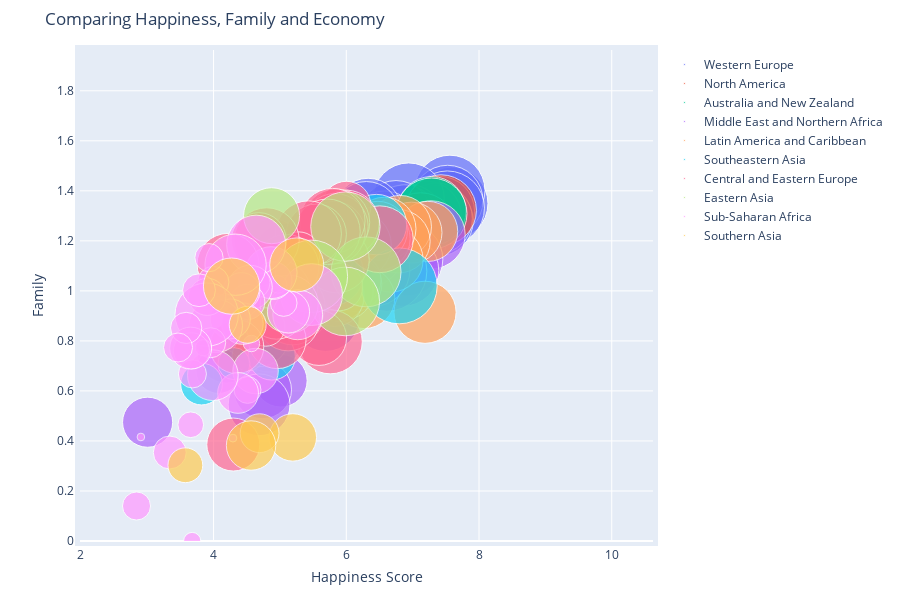

Notebook code cell kept with this figure:
### Markdown cell above
The bubble chart describes the relationships between happiness, health and economy (size of the bubble). Happiness, health and economy are directly proportional. The life expectancy increases when the economy has a higher score.

### Code cell
graph = bubbleplot(dataset = df_happiness_index, x_column = 'Happiness Score', y_column = 'Family', 
    bubble_column = 'Country', size_column = 'Economy (GDP per Capita)', color_column = 'Region', 
    x_title = "Happiness Score", y_title = "Family", title = 'Comparing Happiness, Family and Economy ',
    x_logscale = False, scale_bubble = 1, height = 600)

py.iplot(graph, config={'scrollzoom': True})

### Figure 1 — Plotly figure (JSON) as saved in the notebook; plotly's stock layout.template omitted (floating-point values rounded to 4 significant figures)
{"data": [{"marker": {"size": [1.397, 1.302, 1.325, 1.459, 1.29, 1.329, 1.332, 1.337, 1.564, 1.336, 1.308, 1.266, 1.328, 1.278, 1.23, 1.207, 1.251, 1.208, 1.208, 1.16, 1.154], "sizemode": "area", "sizeref": 0.0005283}, "mode": "markers", "name": "Western Europe", "text": ["Switzerland", "Iceland", "Denmark", "Norway", "Finland", "Netherlands", "Sweden", "Austria", "Luxembourg", "Ireland", "Belgium", "United Kingdom", "Germany", "France", "Spain", "Malta", "Italy", "North Cyprus", "Cyprus", "Portugal", "Greece"], "type": "scatter", "x": [7.587, 7.561, 7.527, 7.522, 7.406, 7.378, 7.364, 7.2, 6.946, 6.94, 6.937, 6.867, 6.75, 6.575, 6.329, 6.302, 5.948, 5.695, 5.689, 5.102, 4.857], "y": [1.35, 1.402, 1.361, 1.331, 1.318, 1.28, 1.289, 1.297, 1.22, 1.369, 1.286, 1.285, 1.299, 1.26, 1.314, 1.302, 1.198, 1.07, 0.8932, 1.139, 0.9293]}, {"marker": {"size": [1.326, 1.395], "sizemode": "area", "sizeref": 0.0005283}, "mode": "markers", "name": "North America", "text": ["Canada", "United States"], "type": "scatter", "x": [7.427, 7.119], "y": [1.323, 1.247]}, {"marker": {"size": [1.25, 1.334], "sizemode": "area", "sizeref": 0.0005283}, "mode": "markers", "name": "Australia and New Zealand", "text": ["New Zealand", "Australia"], "type": "scatter", "x": [7.286, 7.284], "y": [1.32, 1.309]}, {"marker": {"size": [1.229, 1.427, 1.36, 1.69, 1.395, 1.554, 1.324, 1.131, 0.9393, 1.061, 0.902, 0.7348, 1.026, 0.8811, 0.5987, 1.009, 0.9855, 0.8818, 0.5465, 0.6632], "sizemode": "area", "sizeref": 0.0005283}, "mode": "markers", "name": "Middle East and Northern Africa", "text": ["Israel", "United Arab Emirates", "Oman", "Qatar", "Saudi Arabia", "Kuwait", "Bahrain", "Libya", "Algeria", "Turkey", "Jordan", "Morocco", "Lebanon", "Tunisia", "Palestinian Territories", "Iran", "Iraq", "Egypt", "Yemen", "Syria"], "type": "scatter", "x": [7.278, 6.901, 6.853, 6.611, 6.411, 6.295, 5.96, 5.754, 5.605, 5.332, 5.192, 5.013, 4.839, 4.739, 4.715, 4.686, 4.677, 4.194, 4.077, 3.006], "y": [1.224, 1.126, 1.082, 1.079, 1.084, 1.166, 1.216, 1.119, 1.078, 0.9463, 1.054, 0.641, 0.8, 0.6043, 0.9256, 0.5445, 0.8189, 0.747, 0.6809, 0.4749]}, {"marker": {"size": [0.9558, 1.021, 0.9812, 1.044, 1.064, 1.107, 1.054, 1.062, 0.9186, 0.9953, 1.212, 0.7645, 0.7455, 0.864, 0.6813, 0.7599, 0.5933, 0.9002, 0.8104, 0.8954, 0.5953, 0.2667], "sizemode": "area", "sizeref": 0.0005283}, "mode": "markers", "name": "Latin America and Caribbean", "text": ["Costa Rica", "Mexico", "Brazil", "Venezuela", "Panama", "Chile", "Argentina", "Uruguay", "Colombia", "Suriname", "Trinidad and Tobago", "El Salvador", "Guatemala", "Ecuador", "Bolivia", "Paraguay", "Nicaragua", "Peru", "Jamaica", "Dominican Republic", "Honduras", "Haiti"], "type": "scatter", "x": [7.226, 7.187, 6.983, 6.81, 6.786, 6.67, 6.574, 6.485, 6.477, 6.269, 6.168, 6.13, 6.123, 5.975, 5.89, 5.878, 5.828, 5.824, 5.709, 4.885, 4.788, 4.518], "y": [1.238, 0.9145, 1.233, 1.256, 1.198, 1.124, 1.248, 1.209, 1.24, 0.972, 1.184, 1.025, 1.044, 0.999, 0.9784, 1.305, 1.142, 0.9746, 1.151, 1.172, 0.9535, 0.743]}, {"marker": {"size": [1.522, 0.9669, 1.125, 0.8283, 0.6322, 0.7053, 0.5907, 0.2711, 0.4604], "sizemode": "area", "sizeref": 0.0005283}, "mode": "markers", "name": "Southeastern Asia", "text": ["Singapore", "Thailand", "Malaysia", "Indonesia", "Vietnam", "Philippines", "Laos", "Myanmar", "Cambodia"], "type": "scatter", "x": [6.798, 6.455, 5.77, 5.399, 5.36, 5.073, 4.876, 4.307, 3.819], "y": [1.02, 1.265, 1.07, 1.087, 0.9123, 1.035, 0.738, 0.709, 0.6274]}, {"marker": {"size": [1.179, 0.6324, 1.169, 0.5945, 1.123, 1.185, 1.147, 1.032, 1.126, 1.083, 1.138, 0.8015, 0.9585, 1.152, 0.4743, 1.024, 0.9744, 1.043, 0.9205, 1.113, 0.9185, 0.8787, 0.8322, 1.121, 0.3905, 0.7991, 0.7682, 0.7419, 1.012], "sizemode": "area", "sizeref": 0.0005283}, "mode": "markers", "name": "Central and Eastern Europe", "text": ["Czech Republic", "Uzbekistan", "Slovakia", "Moldova", "Kazakhstan", "Slovenia", "Lithuania", "Belarus", "Poland", "Croatia", "Russia", "Kosovo", "Turkmenistan", "Estonia", "Kyrgyzstan", "Azerbaijan", "Montenegro", "Romania", "Serbia", "Latvia", "Macedonia", "Albania", "Bosnia and Herzegovina", "Hungary", "Tajikistan", "Ukraine", "Armenia", "Georgia", "Bulgaria"], "type": "scatter", "x": [6.505, 6.003, 5.995, 5.889, 5.855, 5.848, 5.833, 5.813, 5.791, 5.759, 5.716, 5.589, 5.548, 5.429, 5.286, 5.212, 5.192, 5.124, 5.123, 5.098, 5.007, 4.959, 4.949, 4.8, 4.786, 4.681, 4.35, 4.297, 4.218], "y": [1.206, 1.34, 1.27, 1.015, 1.122, 1.274, 1.257, 1.233, 1.279, 0.7962, 1.236, 0.812, 1.227, 1.228, 1.151, 0.9379, 0.9056, 0.8859, 1.01, 1.096, 1.002, 0.8043, 0.9192, 1.202, 0.8556, 1.203, 0.7771, 0.3856, 1.106]}, {"marker": {"size": [1.291, 1.271, 1.245, 1.386, 0.8901, 0.8282], "sizemode": "area", "sizeref": 0.0005283}, "mode": "markers", "name": "Eastern Asia", "text": ["Taiwan", "Japan", "South Korea", "Hong Kong", "China", "Mongolia"], "type": "scatter", "x": [6.298, 5.987, 5.984, 5.474, 5.14, 4.874], "y": [1.076, 1.257, 0.9577, 1.058, 0.9467, 1.301]}, {"marker": {"size": [1.008, 0.6543, 0.4704, 0.1885, 0.08308, 0.3755, 0.7121, 0.9205, 0.5456, 0.271, 0.0712, 0.5211, 0, 0.1907, 0.3302, 0.4541, 0.3647, 0.4402, 0.9936, 0.01604, 0.4225, 0.7578, 0.2607, 0.6787, 0.2391, 0.211, 0.365, 1.06, 0.0694, 0.2852, 0.2082, 0.0785, 0.3419, 0.1742, 0.4653, 0.2581, 0.2221, 0.2867, 0.0153, 0.2087], "sizemode": "area", "sizeref": 0.0005283}, "mode": "markers", "name": "Sub-Saharan Africa", "text": ["Mauritius", "Nigeria", "Zambia", "Somaliland region", "Mozambique", "Lesotho", "Swaziland", "South Africa", "Ghana", "Zimbabwe", "Liberia", "Sudan", "Congo (Kinshasa)", "Ethiopia", "Sierra Leone", "Mauritania", "Kenya", "Djibouti", "Botswana", "Malawi", "Cameroon", "Angola", "Mali", "Congo (Brazzaville)", "Comoros", "Uganda", "Senegal", "Gabon", "Niger", "Tanzania", "Madagascar", "Central African Republic", "Chad", "Guinea", "Ivory Coast", "Burkina Faso", "Rwanda", "Benin", "Burundi", "Togo"], "type": "scatter", "x": [5.477, 5.268, 5.129, 5.057, 4.971, 4.898, 4.867, 4.642, 4.633, 4.61, 4.571, 4.55, 4.517, 4.512, 4.507, 4.436, 4.419, 4.369, 4.332, 4.292, 4.252, 4.033, 3.995, 3.989, 3.956, 3.931, 3.904, 3.896, 3.845, 3.781, 3.681, 3.678, 3.667, 3.656, 3.655, 3.587, 3.465, 3.34, 2.905, 2.839], "y": [0.9852, 0.9043, 0.9161, 0.9515, 1.026, 1.041, 1.073, 1.185, 0.6795, 1.033, 0.7897, 1.014, 1.001, 0.6041, 0.9557, 0.8691, 0.9988, 0.5921, 1.105, 0.4113, 0.8877, 0.8604, 1.035, 0.6629, 0.7927, 1.133, 0.9762, 0.9053, 0.7726, 1.003, 0.668, 0, 0.7606, 0.4647, 0.7712, 0.8519, 0.7737, 0.3539, 0.4159, 0.1399]}, {"marker": {"size": [0.7704, 0.5954, 0.3975, 0.645, 0.36, 0.8352, 0.3198], "sizemode": "area", "sizeref": 0.0005283}, "mode": "markers", "name": "Southern Asia", "text": ["Bhutan", "Pakistan", "Bangladesh", "India", "Nepal", "Sri Lanka", "Afghanistan"], "type": "scatter", "x": [5.253, 5.194, 4.694, 4.565, 4.514, 4.271, 3.575], "y": [1.104, 0.4141, 0.4311, 0.3817, 0.8645, 1.019, 0.3029]}], "layout": {"height": 600, "hovermode": "closest", "margin": {"b": 50, "pad": 5, "t": 50}, "showlegend": true, "title": {"text": "Comparing Happiness, Family and Economy "}, "xaxis": {"autorange": false, "range": [1.987, 10.62], "title": {"text": "Happiness Score"}}, "yaxis": {"autorange": false, "range": [0, 1.963], "title": {"text": "Family"}}}}
